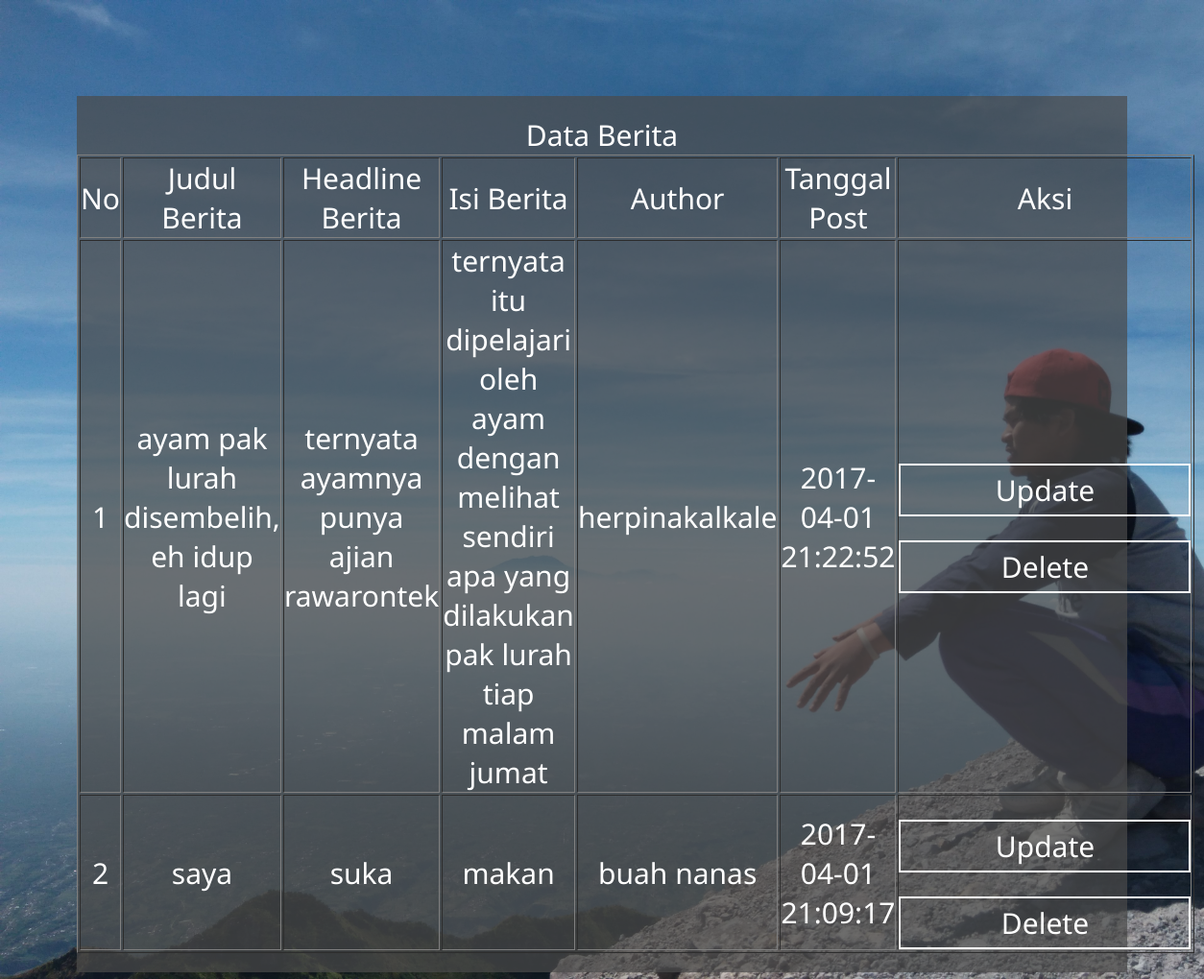
The page /CRUD/read.php on the database its author committed.
### tables this page shows
CREATE TABLE IF NOT EXISTS `berita` (
  `Berita_id` int(5) NOT NULL AUTO_INCREMENT COMMENT 'Primary key',
  `Berita_judul` varchar(100) NOT NULL COMMENT 'Judul berita',
  `Berita_headline` text NOT NULL COMMENT 'Berita singkat',
  `Berita_isi` text NOT NULL COMMENT 'Berita lengkap',
  `Berita_author` varchar(15) NOT NULL COMMENT 'Penulis berita',
  `Berita_tanggal` datetime NOT NULL COMMENT 'Tanggal & waktu berita',
  PRIMARY KEY (`Berita_id`)
);

### CRUD/read.php (the view, shortened to what this page needs)
<!DOCTYPE html>
<html>
<head>
</head>
<body>
<!DOCTYPE html>
<html lang="en">
	<head>
		<link rel="stylesheet" type="text/css" href="style.css">
	</head>
	<body>
		<div id="pemulaan">
				<div id="kotak_ocehan">
Data Berita
<table border="1">
<tr>
<th>No</th>
<th>Judul Berita</th>
<th>Headline Berita</th>
<th>Isi Berita</th>
<th>Author</th>
<th>Tanggal Post</th>
<th>Aksi</th>
</tr>
<?php
$no = 1;
$query = mysql_query("SELECT * FROM berita");
while ($hasil = mysql_fetch_array($query)) { ?>
<tr>
<td><?php echo $no++; ?></td>
<td><?php echo $hasil[1]?></td>
<td><?php echo $hasil[2]?></td>
<td><?php echo $hasil[3]?></td>
<td><?php echo $hasil[4]?></td>
<td><?php echo $hasil[5]?></td>
<td>
<a href="update.php?berita_id=<?php echo $hasil[0]?>">Update </a>
<a href="delete.php?berita_id=<?php echo $hasil[0]?>">Delete </a>
</td>
</tr>
<?php }?>
</table>
				</div>
	</body>
</html>
</body>
</html>

### CRUD/style.css (style rules this page uses)
* { margin: 0px; padding: 0px; font-family: 'Noto Sans', sans-serif; font-weight: normal; }
a { text-decoration: none; }
#pemulaan { background: url('bgrnd.jpg') no-repeat; background-size: cover; -webkit-background-size: cover; -o-background-size: cover; -ms-background-size: cover; -moz-background-size: cover; height: 1000px; padding-top: 20px; }
#kotak_ocehan { background-color: rgba(75, 75, 75, 0.7); color: white; font-size: 30px; text-align: center; margin: 80px; padding: 20px 0; }
#kotak_ocehan a { display: block; border: 2px solid white; color: white; padding: 5px 0; width: 300px; margin: 25px auto 0 auto; }

### rows shown on the page
berita: Berita_judul "ayam pak lurah disembelih, eh idup lagi", Berita_headline "ternyata ayamnya punya ajian rawarontek", Berita_isi "ternyata itu dipelajari oleh ayam dengan melihat sendiri apa yang dilakukan pak lurah tiap malam jumat", Berita_author "herpinakalkale", Berita_tanggal "2017-04-01 21:22:52"
berita: Berita_judul "saya", Berita_headline "suka", Berita_isi "makan", Berita_author "buah nanas", Berita_tanggal "2017-04-01 21:09:17"
